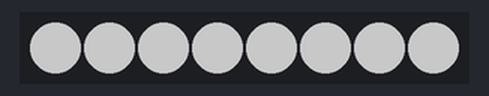
Bench run of a program on a simulated Raspberry Pi Pico running MicroPython. On the bench: 8 RGB LEDs in strip order, left to right. Dim RGB values are drawn brighter than linear.

Above: at 0.1 s.
At 1.1 s:
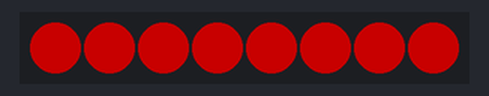
At 2.1 s:
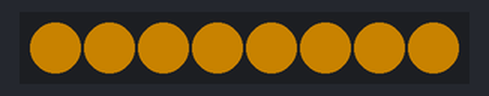
At 4.1 s:
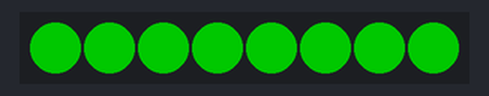
At 6.1 s:
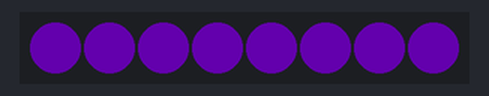
At 8.1 s:
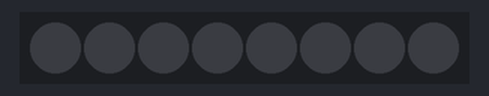
Timing chart, 0 to 40.0 s (numbered marks = the images above):
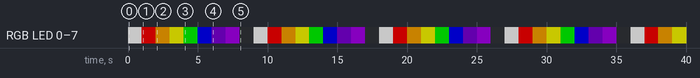

The program:

lab7a.py
```python
# Author: J.E. Tannenbaum
# Initial Release: 01/17/2022
# Playing with a neopixel bar

import time
# We are using https://github.com/blaz-r/pi_pico_neopixel
from neopixel import Neopixel

NUMBER_PIXELS = 8
STATE_MACHINE = 0
LED_PIN = 0

# We are using the GRB variety, not RGB
strip = Neopixel(NUMBER_PIXELS, STATE_MACHINE, LED_PIN, "GRB")
# set 100% brightness
strip.brightness(100)
delay = 1

# set the colors from https://www.rapidtables.com/web/color/RGB_Color.html
white = (255, 255, 255)
red = (255, 0, 0)
orange = (255, 165, 0)
yellow = (255, 255, 0)
green = (0, 255, 0)
blue = (0, 0, 255)
indigo = (75, 0, 130)
violet = (148, 0,211)
black = (0, 0, 0)
colors = (white, red, orange, yellow, green, blue, indigo, violet, black)

while True:
    for color in colors:
        for i in range(NUMBER_PIXELS):
            strip.set_pixel(i, color)
        strip.show()
        time.sleep(delay)
        
```

Measured:
- by itself, RGB LED 0–7: repeats every 9.0 s: RGB(100, 0, 0) 1.0 s, RGB(100, 65, 0) 1.0 s, RGB(100, 100, 0) 1.0 s, RGB(0, 100, 0) 1.0 s, RGB(0, 0, 100) 1.0 s, RGB(29, 0, 51) 1.0 s, RGB(58, 0, 83) 1.0 s, off 1.0 s, RGB(100, 100, 100) 1.0 s
- by itself, everything shown: repeats every 9.0 s, in 9 steps
- what the display in image 1 shows lasts 1.0 s, from 1.0 s to 2.0 s
